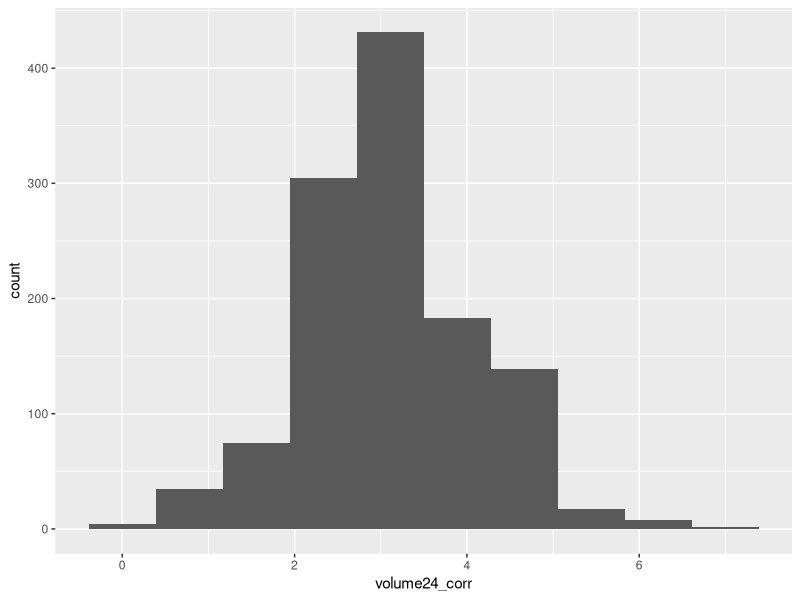
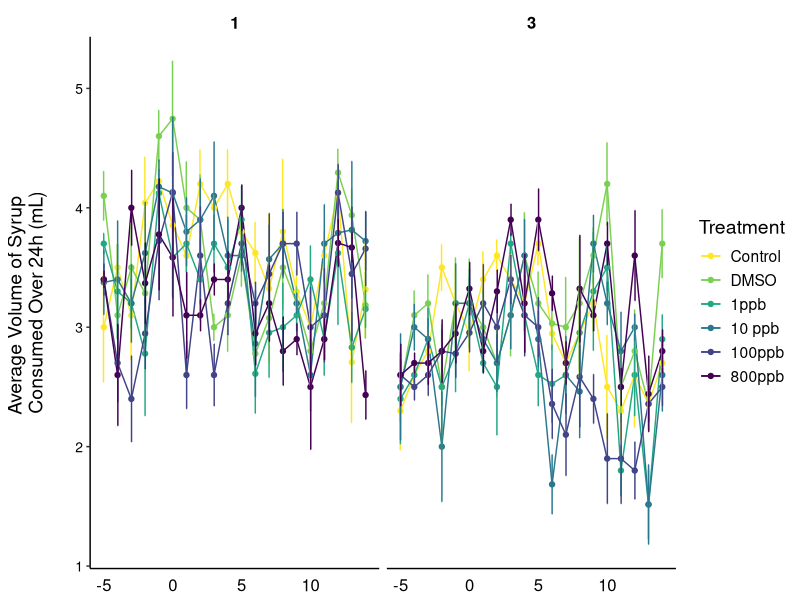
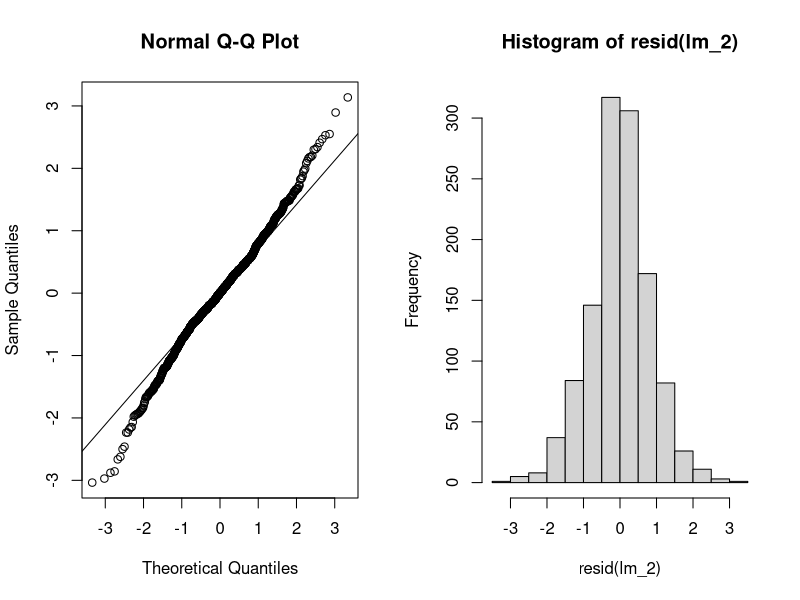
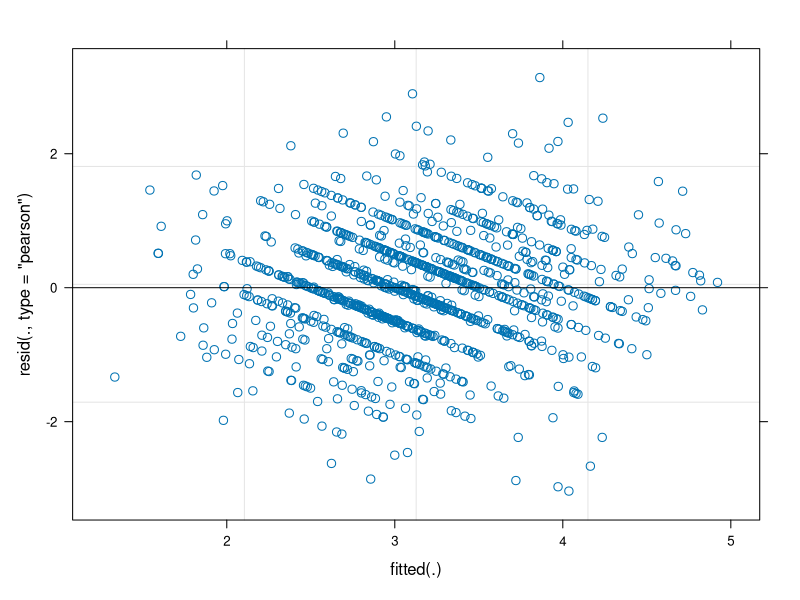
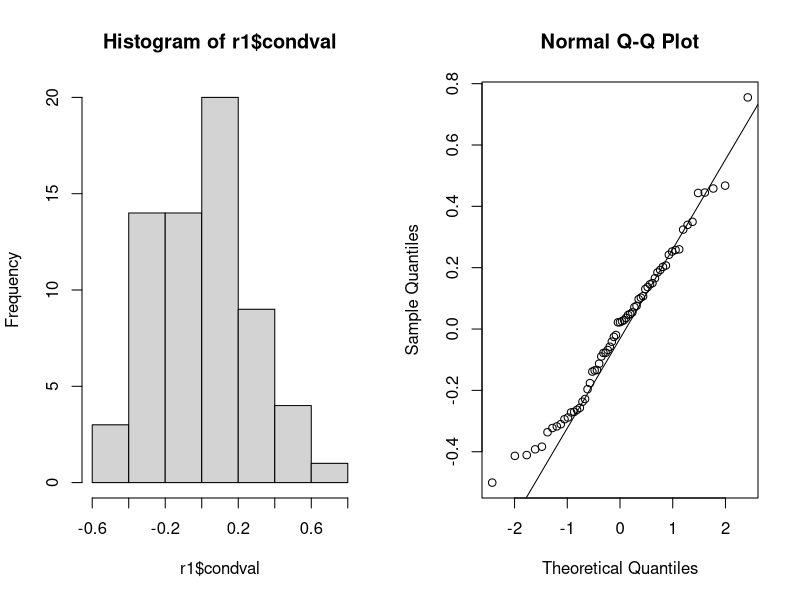
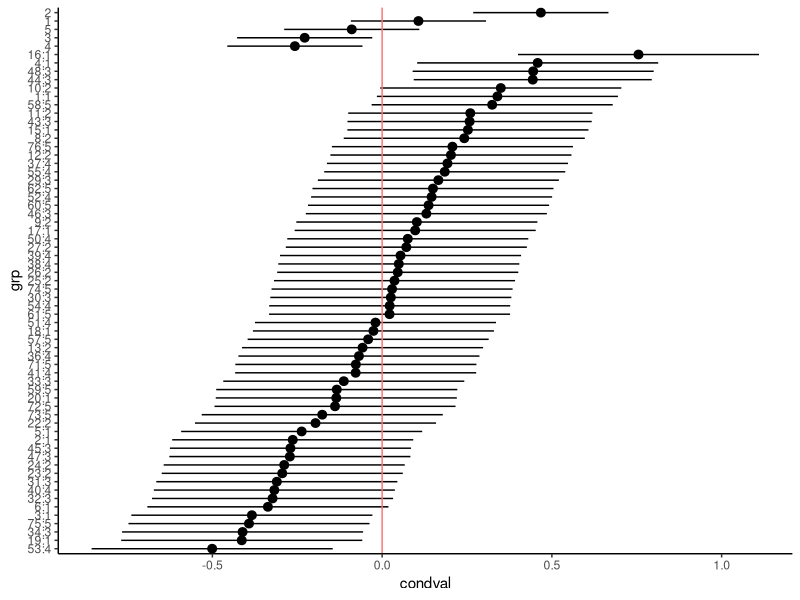
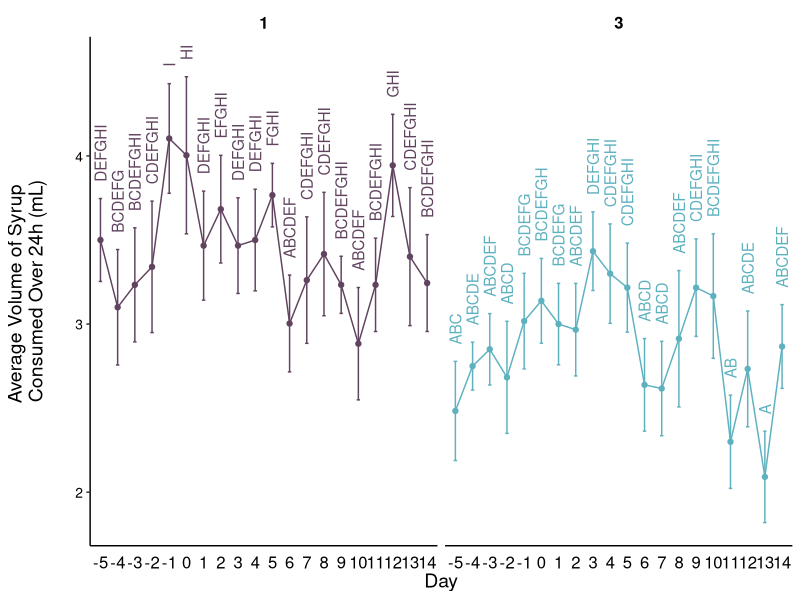
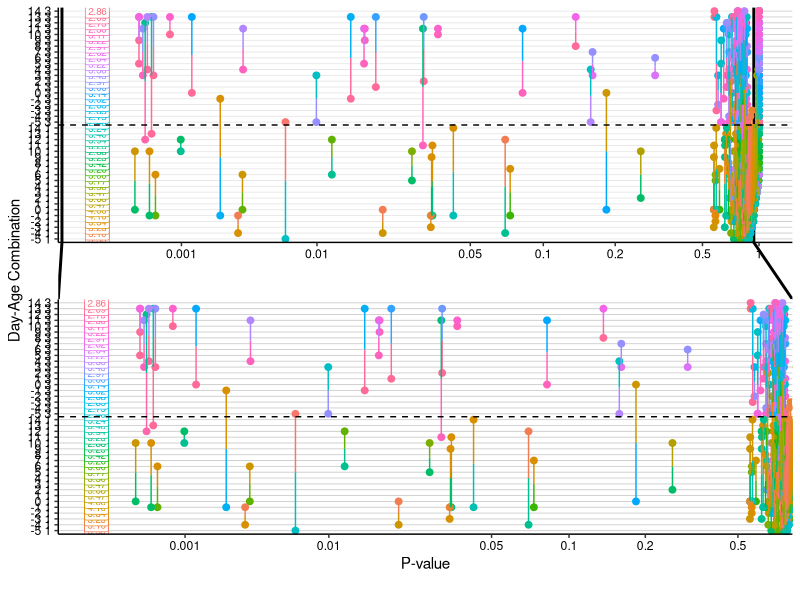

These figures' R source, in order:
## ---- chunk 1
library(tidyverse)
library(ggforce)
library(lme4)
library(lmerTest)
## ---- chunk 2
syrup_vol_data <- read.csv("data-raw/volume24_corr.csv")

str(syrup_vol_data)
## ---- chunk 3
syrup_vol_data$mc_id <- as.factor(syrup_vol_data$mc_id)
syrup_vol_data$sc_id <- as.factor(syrup_vol_data$sc_id)
syrup_vol_data$age <- as.factor(syrup_vol_data$age)
syrup_vol_data$exposure <- as.factor(syrup_vol_data$exposure)
syrup_vol_data$treatment <- as.factor(syrup_vol_data$treatment)
## ---- chunk 4
syrup_vol_data$treatment <- factor(syrup_vol_data$treatment, levels = c("Control", "DMSO", "1ppb", "10 ppb", "100ppb", "800ppb", "Sacrifice"))
syrup_vol_data$exposure <- factor(syrup_vol_data$exposure, levels = c("pre", "during", "post"))
## ---- chunk 5
syrup_vol_data_fil <-
  syrup_vol_data %>% 
  filter(!is.na(volume24_corr)) %>% 
  filter(!(day=="-6")) %>% 
  filter(!(treatment=="Sacrifice")) %>% 
  filter(!(age=="7")) %>% 
  filter(!(age=="9"))

syrup_vol_data_fil$day_fac <- as.factor(syrup_vol_data_fil$day)

str(syrup_vol_data_fil)
## ---- chunk 6
syrup_vol_data_fil %>% 
  ggplot((aes(volume24_corr))) +
           geom_histogram(bins = 10)
## ---- chunk 7
syrup_vol_data_fil %>% 
  group_by(treatment, day, age) %>% 
  summarise(mean = mean(volume24_corr), se = (sd(volume24_corr)/sqrt(10))) %>% 
  ggplot(aes(day, mean, color=treatment)) +
  geom_line()+
  geom_point()+
  geom_errorbar(aes(ymin=mean-se, ymax=mean+se), width=.2,
                 position=position_dodge(0.05))+
  theme_classic() +
  theme(
    text = element_text(size = 14), 
    axis.title.x=element_blank(),
    axis.text.x = element_text(vjust=0.3, size = 12, color="black"), 
    axis.ticks.x=element_blank(),
    axis.title.y = element_text(margin = margin(t = 0, r = 20, b = 0, l = 0)),
    axis.text.y = element_text(color="black", size = 10),
    strip.placement = "outside", 
    strip.text.x = element_text( #text in facet labels
      size = 12, color = "black", face = "bold"),
    strip.background = element_rect(#background of facet labels
      color="white", fill="#ffffff", size=1.5),
    panel.spacing.y = unit(2, "lines"),
    legend.position = "right")+
  
    scale_color_viridis_d(name = "Treatment", direction = -1)+
    scale_y_continuous(name ="Average Volume of Syrup \nConsumed Over 24h (mL)")+
  facet_wrap(~age)
## ---- chunk 8
lm_1 <- lmer(volume24_corr ~ treatment*day_fac*age + (1|sc_id/mc_id), data=syrup_vol_data_fil)
## ---- chunk 9
summary(lm_1)
## ---- chunk 10
anova(lm_1) #note: this is lmerTest anova which, in this case, is a type III anova for fixed-effects terms with the Satterthwaite method for denominator degrees of freedom

ranova(lm_1)
## ---- chunk 11
lm_2 <- lmer(volume24_corr ~ day_fac + age + day_fac:age + (1|sc_id/mc_id), data=syrup_vol_data_fil)
## ---- chunk 12
summary(lm_2)
anova(lm_2)
ranova(lm_2)
## ---- chunk 13
par(mfrow = c(1, 2)) # multiple graphs in a window
qqnorm(residuals(lm_2)) 
qqline(residuals(lm_2))
hist(resid(lm_2)) 
## ---- chunk 14
shapiro.test(residuals(lm_2))
## ---- chunk 15
plot(lm_2)
## ---- chunk 16
r1 <- as.data.frame(ranef(lm_2, condVar = TRUE))
par(mfrow = c(1, 2))
hist(r1$condval)
qqnorm(r1$condval)
qqline(r1$condval)

str(r1)
## ---- chunk 17
r1 <- r1[order(r1$condval), ] # sorting the BLUPs
ggplot(r1, aes(y = grp, x = condval)) +
  geom_point() +
  geom_pointrange(
    aes(xmin = condval - condsd * 1.96, xmax = condval + condsd * 1.96)
  ) +
  geom_vline(aes(xintercept = 0, color = "red")) +
  theme_classic() +
  theme(legend.position = "none")
## ---- chunk 18
library(emmeans)
library(multcompView)
## ---- chunk 19
lm_2_posthoc_means <- emmeans(lm_2, specs = ~day_fac:age)
lm_2_posthoc_means
## ---- chunk 20
#Define what each day/age combination is in the vector

DN51 = c(1, 0, 0, 0, 0, 0, 0, 0, 0, 0, 0, 0, 0, 0, 0, 0, 0, 0, 0, 0, 0,0, 0, 0, 0, 0, 0, 0, 0, 0, 0,0, 0, 0, 0, 0, 0, 0, 0, 0)

DN41 = c(0, 1, 0, 0, 0, 0, 0, 0, 0, 0, 0, 0, 0, 0, 0, 0, 0, 0, 0, 0, 0,0, 0, 0, 0, 0, 0, 0, 0, 0, 0,0, 0, 0, 0, 0, 0, 0, 0, 0)

DN31 = c(0, 0, 1, 0, 0, 0, 0, 0, 0, 0, 0, 0, 0, 0, 0, 0, 0, 0, 0, 0, 0,0, 0, 0, 0, 0, 0, 0, 0, 0, 0,0, 0, 0, 0, 0, 0, 0, 0, 0)

DN21 = c(0, 0, 0, 1, 0, 0, 0, 0, 0, 0, 0, 0, 0, 0, 0, 0, 0, 0, 0, 0, 0,0, 0, 0, 0, 0, 0, 0, 0, 0, 0,0, 0, 0, 0, 0, 0, 0, 0, 0)

DN11 = c(0, 0, 0, 0, 1, 0, 0, 0, 0, 0, 0, 0, 0, 0, 0, 0, 0, 0, 0, 0, 0,0, 0, 0, 0, 0, 0, 0, 0, 0, 0,0, 0, 0, 0, 0, 0, 0, 0, 0)

D01 = c(0, 0, 0, 0, 0, 1, 0, 0, 0, 0, 0, 0, 0, 0, 0, 0, 0, 0, 0, 0, 0,0, 0, 0, 0, 0, 0, 0, 0, 0, 0,0, 0, 0, 0, 0, 0, 0, 0, 0)

D11 = c(0, 0, 0, 0, 0, 0, 1, 0, 0, 0, 0, 0, 0, 0, 0, 0, 0, 0, 0, 0, 0,0, 0, 0, 0, 0, 0, 0, 0, 0, 0,0, 0, 0, 0, 0, 0, 0, 0, 0)

D21 = c(0, 0, 0, 0, 0, 0, 0, 1, 0, 0, 0, 0, 0, 0, 0, 0, 0, 0, 0, 0, 0,0, 0, 0, 0, 0, 0, 0, 0, 0, 0,0, 0, 0, 0, 0, 0, 0, 0, 0)

D31 = c(0, 0, 0, 0, 0, 0, 0, 0, 1, 0, 0, 0, 0, 0, 0, 0, 0, 0, 0, 0, 0,0, 0, 0, 0, 0, 0, 0, 0, 0, 0,0, 0, 0, 0, 0, 0, 0, 0, 0)

D41 = c(0, 0, 0, 0, 0, 0, 0, 0, 0, 1, 0, 0, 0, 0, 0, 0, 0, 0, 0, 0, 0,0, 0, 0, 0, 0, 0, 0, 0, 0, 0,0, 0, 0, 0, 0, 0, 0, 0, 0)

D51 = c(0, 0, 0, 0, 0, 0, 0, 0, 0, 0, 1, 0, 0, 0, 0, 0, 0, 0, 0, 0, 0,0, 0, 0, 0, 0, 0, 0, 0, 0, 0,0, 0, 0, 0, 0, 0, 0, 0, 0)

D61 = c(0, 0, 0, 0, 0, 0, 0, 0, 0, 0, 0, 1, 0, 0, 0, 0, 0, 0, 0, 0, 0,0, 0, 0, 0, 0, 0, 0, 0, 0, 0,0, 0, 0, 0, 0, 0, 0, 0, 0)

D71 = c(0, 0, 0, 0, 0, 0, 0, 0, 0, 0, 0, 0, 1, 0, 0, 0, 0, 0, 0, 0, 0,0, 0, 0, 0, 0, 0, 0, 0, 0, 0,0, 0, 0, 0, 0, 0, 0, 0, 0)

D81 = c(0, 0, 0, 0, 0, 0, 0, 0, 0, 0, 0, 0, 0, 1, 0, 0, 0, 0, 0, 0, 0,0, 0, 0, 0, 0, 0, 0, 0, 0, 0,0, 0, 0, 0, 0, 0, 0, 0, 0)

D91 = c(0, 0, 0, 0, 0, 0, 0, 0, 0, 0, 0, 0, 0, 0, 1, 0, 0, 0, 0, 0, 0,0, 0, 0, 0, 0, 0, 0, 0, 0, 0,0, 0, 0, 0, 0, 0, 0, 0, 0)

D101 = c(0, 0, 0, 0, 0, 0, 0, 0, 0, 0, 0, 0, 0, 0, 0, 1, 0, 0, 0, 0, 0,0, 0, 0, 0, 0, 0, 0, 0, 0, 0,0, 0, 0, 0, 0, 0, 0, 0, 0)

D111 = c(0, 0, 0, 0, 0, 0, 0, 0, 0, 0, 0, 0, 0, 0, 0, 0, 1, 0, 0, 0, 0,0, 0, 0, 0, 0, 0, 0, 0, 0, 0,0, 0, 0, 0, 0, 0, 0, 0, 0)

D121 = c(0, 0, 0, 0, 0, 0, 0, 0, 0, 0, 0, 0, 0, 0, 0, 0, 0, 1, 0, 0, 0,0, 0, 0, 0, 0, 0, 0, 0, 0, 0,0, 0, 0, 0, 0, 0, 0, 0, 0)

D131 = c(0, 0, 0, 0, 0, 0, 0, 0, 0, 0, 0, 0, 0, 0, 0, 0, 0, 0, 1, 0, 0,0, 0, 0, 0, 0, 0, 0, 0, 0, 0,0, 0, 0, 0, 0, 0, 0, 0, 0)

D141 = c(0, 0, 0, 0, 0, 0, 0, 0, 0, 0, 0, 0, 0, 0, 0, 0, 0, 0, 0, 1, 0,0, 0, 0, 0, 0, 0, 0, 0, 0, 0,0, 0, 0, 0, 0, 0, 0, 0, 0)


DN53 = c(0, 0, 0, 0, 0, 0, 0, 0, 0, 0, 0, 0, 0, 0, 0, 0, 0, 0, 0, 0, 1, 0, 0, 0, 0, 0, 0, 0, 0, 0, 0,0, 0, 0, 0, 0, 0, 0, 0, 0)

DN43 = c(0, 0, 0, 0, 0, 0, 0, 0, 0, 0, 0, 0, 0, 0, 0, 0, 0, 0, 0, 0, 0, 1, 0, 0, 0, 0, 0, 0, 0, 0, 0,0, 0, 0, 0, 0, 0, 0, 0, 0)

DN33 = c(0, 0, 0, 0, 0, 0, 0, 0, 0, 0, 0, 0, 0, 0, 0, 0, 0, 0, 0, 0, 0, 0, 1, 0, 0, 0, 0, 0, 0, 0, 0,0, 0, 0, 0, 0, 0, 0, 0, 0)

DN23 = c(0, 0, 0, 0, 0, 0, 0, 0, 0, 0, 0, 0, 0, 0, 0, 0, 0, 0, 0, 0, 0, 0, 0, 1, 0, 0, 0, 0, 0, 0, 0,0, 0, 0, 0, 0, 0, 0, 0, 0)

DN13 = c(0, 0, 0, 0, 0, 0, 0, 0, 0, 0, 0, 0, 0, 0, 0, 0, 0, 0, 0, 0, 0, 0, 0, 0, 1, 0, 0, 0, 0, 0, 0,0, 0, 0, 0, 0, 0, 0, 0, 0)

D03 = c(0, 0, 0, 0, 0, 0, 0, 0, 0, 0, 0, 0, 0, 0, 0, 0, 0, 0, 0, 0, 0, 0, 0, 0, 0, 1, 0, 0, 0, 0, 0,0, 0, 0, 0, 0, 0, 0, 0, 0)

D13 = c(0, 0, 0, 0, 0, 0, 0, 0, 0, 0, 0, 0, 0, 0, 0, 0, 0, 0, 0, 0, 0, 0, 0, 0, 0, 0, 1, 0, 0, 0, 0,0, 0, 0, 0, 0, 0, 0, 0, 0)

D23 = c(0, 0, 0, 0, 0, 0, 0, 0, 0, 0, 0, 0, 0, 0, 0, 0, 0, 0, 0, 0, 0, 0, 0, 0, 0, 0, 0, 1, 0, 0, 0,0, 0, 0, 0, 0, 0, 0, 0, 0)

D33 = c(0, 0, 0, 0, 0, 0, 0, 0, 0, 0, 0, 0, 0, 0, 0, 0, 0, 0, 0, 0, 0, 0, 0, 0, 0, 0, 0, 0, 1, 0, 0,0, 0, 0, 0, 0, 0, 0, 0, 0)

D43 = c(0, 0, 0, 0, 0, 0, 0, 0, 0, 0, 0, 0, 0, 0, 0, 0, 0, 0, 0, 0, 0, 0, 0, 0, 0, 0, 0, 0, 0, 1, 0,0, 0, 0, 0, 0, 0, 0, 0, 0)

D53 = c(0, 0, 0, 0, 0, 0, 0, 0, 0, 0, 0, 0, 0, 0, 0, 0, 0, 0, 0, 0, 0, 0, 0, 0, 0, 0, 0, 0, 0, 0, 1, 0, 0, 0, 0, 0, 0, 0, 0, 0)

D63 = c(0, 0, 0, 0, 0, 0, 0, 0, 0, 0, 0, 0, 0, 0, 0, 0, 0, 0, 0, 0, 0, 0, 0, 0, 0, 0, 0, 0, 0, 0, 0, 1, 0, 0, 0, 0, 0, 0, 0, 0)

D73 = c(0, 0, 0, 0, 0, 0, 0, 0, 0, 0, 0, 0, 0, 0, 0, 0, 0, 0, 0, 0, 0, 0, 0, 0, 0, 0, 0, 0, 0, 0, 0, 0, 1, 0, 0, 0, 0, 0, 0, 0)

D83 = c(0, 0, 0, 0, 0, 0, 0, 0, 0, 0, 0, 0, 0, 0, 0, 0, 0, 0, 0, 0, 0, 0, 0, 0, 0, 0, 0, 0, 0, 0, 0, 0, 0, 1, 0, 0, 0, 0, 0, 0)

D93 = c(0, 0, 0, 0, 0, 0, 0, 0, 0, 0, 0, 0, 0, 0, 0, 0, 0, 0, 0, 0, 0, 0, 0, 0, 0, 0, 0, 0, 0, 0, 0, 0, 0, 0, 1, 0, 0, 0, 0, 0)

D103 = c(0, 0, 0, 0, 0, 0, 0, 0, 0, 0, 0, 0, 0, 0, 0, 0, 0, 0, 0, 0, 0, 0, 0, 0, 0, 0, 0, 0, 0, 0, 0, 0, 0, 0, 0, 1, 0, 0, 0, 0)

D113 = c(0, 0, 0, 0, 0, 0, 0, 0, 0, 0, 0, 0, 0, 0, 0, 0, 0, 0, 0, 0, 0, 0, 0, 0, 0, 0, 0, 0, 0, 0, 0, 0, 0, 0, 0, 0, 1, 0, 0, 0)

D123 = c(0, 0, 0, 0, 0, 0, 0, 0, 0, 0, 0, 0, 0, 0, 0, 0, 0, 0, 0, 0, 0, 0, 0, 0, 0, 0, 0, 0, 0, 0, 0, 0, 0, 0, 0, 0, 0, 1, 0, 0)

D133 = c(0, 0, 0, 0, 0, 0, 0, 0, 0, 0, 0, 0, 0, 0, 0, 0, 0, 0, 0, 0, 0, 0, 0, 0, 0, 0, 0, 0, 0, 0, 0, 0, 0, 0, 0, 0, 0, 0, 1, 0)

D143 = c(0, 0, 0, 0, 0, 0, 0, 0, 0, 0, 0, 0, 0, 0, 0, 0, 0, 0, 0, 0, 0, 0, 0, 0, 0, 0, 0, 0, 0, 0, 0, 0, 0, 0, 0, 0, 0, 0, 0, 1)
## ---- chunk 21

pwpp_comparisons <- 
    list("-5 1 to -4 1"= DN51-DN41,
         "-5 1 to -3 1" = DN51-DN31,
         "-5 1 to -2 1" = DN51-DN21,
         "-5 1 to -1 1" = DN51-DN11,
         "-5 1 to 0 1" = DN51-D01,
         "-5 1 to 1 1" = DN51-D11,
         "-5 1 to 2 1" = DN51-D21,
         "-5 1 to 3 1" = DN51-D31,
         "-5 1 to 4 1" = DN51-D41,
         "-5 1 to 5 1" = DN51-D51,
         "-5 1 to 6 1" = DN51-D61,
         "-5 1 to 7 1" = DN51-D71,
         "-5 1 to 8 1" = DN51-D81,
         "-5 1 to 9 1" = DN51-D91,
         "-5 1 to 10 1" = DN51-D101,
         "-5 1 to 11 1" = DN51-D111,
         "-5 1 to 12 1" = DN51-D121,
         "-5 1 to 13 1" = DN51-D131,
         "-5 1 to 14 1" = DN51-D141,
         "-5 1 to -5 3" = DN51-DN53,
         "-4 1 to -3 1" = DN41-DN31,
         "-4 1 to -2 1" = DN41-DN21,
         "-4 1 to -1 1" = DN41-DN11,
         "-4 1 to 0 1" = DN41-D01,
         "-4 1 to 1 1" = DN41-D11,
         "-4 1 to 2 1" = DN41-D21,
         "-4 1 to 3 1" = DN41-D31,
         "-4 1 to 4 1" = DN41-D41,
         "-4 1 to 5 1" = DN41-D51,
         "-4 1 to 6 1" = DN41-D61,
         "-4 1 to 7 1" = DN41-D71,
         "-4 1 to 8 1" = DN41-D81,
         "-4 1 to 9 1" = DN41-D91,
         "-4 1 to 10 1" = DN41-D101,
         "-4 1 to 11 1" = DN41-D111,
         "-4 1 to 12 1" = DN41-D121,
         "-4 1 to 13 1" = DN41-D131,
         "-4 1 to 14 1" = DN41-D141,
         "-4 1 to -4 3" = DN41-DN43,
         "-3 1 to -2 1" = DN31-DN21,
         "-3 1 to -1 1" = DN31-DN11,
         "-3 1 to 0 1" = DN31-D01,
         "-3 1 to 1 1" = DN31-D11,
         "-3 1 to 2 1" = DN31-D21,
         "-3 1 to 3 1" = DN31-D31,
         "-3 1 to 4 1" = DN31-D41,
         "-3 1 to 5 1" = DN31-D51,
         "-3 1 to 6 1" = DN31-D61,
         "-3 1 to 7 1" = DN31-D71,
         "-3 1 to 8 1" = DN31-D81,
         "-3 1 to 9 1" = DN31-D91,
         "-3 1 to 10 1" = DN31-D101,
         "-3 1 to 11 1" = DN31-D111,
         "-3 1 to 12 1" = DN31-D121,
         "-3 1 to 13 1" = DN31-D131,
         "-3 1 to 14 1" = DN31-D141,
         "-3 1 to -3 3" = DN31-DN33,
         "-2 1 to -1 1" = DN21-DN11,
         "-2 1 to 0 1" = DN21-D01,
         "-2 1 to 1 1" = DN21-D11,
         "-2 1 to 2 1" = DN21-D21,
         "-2 1 to 3 1" = DN21-D31,
         "-2 1 to 4 1" = DN21-D41,
         "-2 1 to 5 1" = DN21-D51,
         "-2 1 to 6 1" = DN21-D61,
         "-2 1 to 7 1" = DN21-D71,
         "-2 1 to 8 1" = DN21-D81,
         "-2 1 to 9 1" = DN21-D91,
         "-2 1 to 10 1" = DN21-D101,
         "-2 1 to 11 1" = DN21-D111,
         "-2 1 to 12 1" = DN21-D121,
         "-2 1 to 13 1" = DN21-D131,
         "-2 1 to 14 1" = DN21-D141,
         "-2 1 to -2 3" = DN21-DN23,
         "-1 1 to 0 1" = DN11-D01,
         "-1 1 to 0 1" = DN11-D11,
         "-1 1 to 2 1" = DN11-D21,
         "-1 1 to 3 1" = DN11-D31,
         "-1 1 to 4 1" = DN11-D41,
         "-1 1 to 5 1" = DN11-D51,
         "-1 1 to 6 1" = DN11-D61,
         "-1 1 to 7 1" = DN11-D71,
         "-1 1 to 8 1" = DN11-D81,
         "-1 1 to 9 1" = DN11-D91,
         "-1 1 to 10 1" = DN11-D101,
         "-1 1 to 11 1" = DN11-D111,
         "-1 1 to 12 1" = DN11-D121,
         "-1 1 to 13 1" = DN11-D131,
         "-1 1 to 14 1" = DN11-D141,
         "-1 1 to -1 3" = DN11-DN13,
        "0 1 to 1 1" = D01-D11,
        "0 1 to 2 1" = D01-D21,
        "0 1 to 3 1" = D01-D31,
        "0 1 to 4 1" = D01-D41,
        "0 1 to 5 1" = D01-D51,
        "0 1 to 6 1" = D01-D61,
        "0 1 to 7 1" = D01-D71,
        "0 1 to 8 1" = D01-D81,
        "0 1 to 9 1" = D01-D91,
        "0 1 to 10 1" = D01-D101,
        "0 1 to 11 1" = D01-D111,
        "0 1 to 12 1" = D01-D121,
        "0 1 to 13 1" = D01-D131,
        "0 1 to 14 1" = D01-D141,
        "0 1 to 0 3" = D01-D03,
        "1 1 to 2 1" = D11-D21,
        "1 1 to 3 1" = D11-D31,
        "1 1 to 4 1" = D11-D41,
        "1 1 to 5 1" = D11-D51,
        "1 1 to 6 1" = D11-D61,
        "1 1 to 7 1" = D11-D71,
        "1 1 to 8 1" = D11-D81,
        "1 1 to 9 1" = D11-D91,
        "1 1 to 10 1" = D11-D101,
        "1 1 to 11 1" = D11-D111,
        "1 1 to 12 1" = D11-D121,
        "1 1 to 13 1" = D11-D131,
        "1 1 to 14 1" = D11-D141,
        "1 1 to 1 3" = D11-D13,
        "2 1 to  3 1" = D21-D31,
        "2 1 to  4 1" = D21-D41,
        "2 1 to  5 1" = D21-D51,
        "2 1 to  6 1" = D21-D61,
        "2 1 to  7 1" = D21-D71,
        "2 1 to  8 1" = D21-D81,
        "2 1 to  9 1" = D21-D91,
        "2 1 to  10 1" = D21-D101,
        "2 1 to  11 1" = D21-D111,
        "2 1 to  12 1" = D21-D121,
        "2 1 to  13 1" = D21-D131,
        "2 1 to  14 1" = D21-D141,
        "2 1 to 2 3" = D21-D23,
        "3 1 to  4 1" = D31-D41,
        "3 1 to  5 1" = D31-D51,
        "3 1 to  6 1" = D31-D61,
        "3 1 to  7 1" = D31-D71,
        "3 1 to  8 1" = D31-D81,
        "3 1 to  9 1" = D31-D91,
        "3 1 to  10 1" = D31-D101,
        "3 1 to  11 1" = D31-D111,
        "3 1 to  12 1" = D31-D121,
        "3 1 to  13 1" = D31-D131,
        "3 1 to  14 1" = D31-D141,
        "3 1 to 3 3" = D31-D33,
        "4 1 to  5 1" = D41-D51,
        "4 1 to  6 1" = D41-D61,
        "4 1 to  7 1" = D41-D71,
        "4 1 to  8 1" = D41-D81,
        "4 1 to  9 1" = D41-D91,
        "4 1 to  10 1" = D41-D101,
        "4 1 to  11 1" = D41-D111,
        "4 1 to  12 1" = D41-D121,
        "4 1 to  13 1" = D41-D131,
        "4 1 to  14 1" = D41-D141,
        "4 1 to 4 3" = D41-D43,
        "5 1 to  6 1" = D51-D61,
        "5 1 to  7 1" = D51-D71,
        "5 1 to  8 1" = D51-D81,
        "5 1 to  9 1" = D51-D91,
        "5 1 to  10 1" = D51-D101,
        "5 1 to  11 1" = D51-D111,
        "5 1 to  12 1" = D51-D121,
        "5 1 to  13 1" = D51-D131,
        "5 1 to  14 1" = D51-D141,
        "5 1 to 5 3"= D51-D53,
        "6 1 to  7 1" = D61-D71,
        "6 1 to  8 1" = D61-D81,
        "6 1 to  9 1" = D61-D91,
        "6 1 to  10 1" = D61-D101,
        "6 1 to  11 1" = D61-D111,
        "6 1 to  12 1" = D61-D121,
        "6 1 to  13 1" = D61-D131,
        "6 1 to  14 1" = D61-D141,
        "6 1 to 6 3" = D61-D63,
        "7 1 to  8 1" = D71-D81,
        "7 1 to  9 1" = D71-D91,
        "7 1 to  10 1" = D71-D101,
        "7 1 to  11 1" = D71-D111,
        "7 1 to  12 1" = D71-D121,
        "7 1 to  13 1" = D71-D131,
        "7 1 to  14 1" = D71-D141,
        "7 1 to 7 3" = D71-D73,
        "8 1 to 9 1" = D81-D91,
        "8 1 to 10 1" = D81-D101,
        "8 1 to 11 1" = D81-D111,
        "8 1 to 12 1" = D81-D121,
        "8 1 to 13 1" = D81-D131,
        "8 1 to 14 1" = D81-D141,
        "8 1 to 8 3" = D81-D83,
        "9 1 to  10 1" = D91-D101,
        "9 1 to  11 1" = D91-D111,
        "9 1 to  12 1" = D91-D121,
        "9 1 to  13 1" = D91-D131,
        "9 1 to  14 1" = D91-D141,
        "9 1 to 9 3" = D91-D93,
        "10 1 to  11 1" = D101-D111,
        "10 1 to  12 1" = D101-D121,
        "10 1 to  13 1" = D101-D131,
        "10 1 to  14 1" = D101-D141,
        "10 1 to 10 3" = D101-D103,
        "11 1 to  12 1" = D111-D121,
        "11 1 to  13 1" = D111-D131,
        "11 1 to  14 1" = D111-D141,
        "11 1 to 11 3" = D111-D113,
        "12 1 to  13 1" = D121-D131,
        "12 1 to  14 1" = D121-D141,
        "12 1 to 12 3" = D121-D123,
        "13 1 to 14 1" = D131-D141,
        "13 1 to 13 3" = D131-D133,
        "14 1 to 14 3" = D141-D143,
        "-5 3 to  -4 3" = DN53-DN43,
        "-5 3 to  -3 3" = DN53-DN33,
        "-5 3 to  -2 3" = DN53-DN23,
        "-5 3 to  -1 3" = DN53-DN13,
        "-5 3 to  0 3" = DN53-D03,
        "-5 3 to  1 3" = DN53-D13,
        "-5 3 to  2 3" = DN53-D23,
        "-5 3 to  3 3" = DN53-D33,
        "-5 3 to  4 3" = DN53-D43,
        "-5 3 to  5 3" = DN53-D53,
        "-5 3 to  6 3" = DN53-D63,
        "-5 3 to  7 3" = DN53-D73,
        "-5 3 to  8 3" = DN53-D83,
        "-5 3 to  9 3" = DN53-D93,
        "-5 3 to  10 3" = DN53-D103,
        "-5 3 to  11 3" = DN53-D113,
        "-5 3 to  12 3" = DN53-D123,
        "-5 3 to  13 3" = DN53-D133,
        "-5 3 to  14 3" = DN53-D143,
        "-4 3 to  -3 3" = DN43-DN33,
        "-4 3 to  -2 3" = DN43-DN23,
        "-4 3 to  -1 3" = DN43-DN13,
        "-4 3 to  0 3" = DN43-D03,
        "-4 3 to  1 3" = DN43-D13,
        "-4 3 to  2 3" = DN43-D23,
        "-4 3 to  3 3" = DN43-D33,
        "-4 3 to  4 3" = DN43-D43,
        "-4 3 to  5 3" = DN43-D53,
        "-4 3 to  6 3" = DN43-D63,
        "-4 3 to  7 3" = DN43-D73,
        "-4 3 to  8 3" = DN43-D83,
        "-4 3 to  9 3" = DN43-D93,
        "-4 3 to  10 3" = DN43-D103,
        "-4 3 to  11 3" = DN43-D113,
        "-4 3 to  12 3" = DN43-D123,
        "-4 3 to  13 3" = DN43-D133,
        "-4 3 to  14 3" = DN43-D143,
        "-3 3 to  -2 3" = DN33-DN23,
        "-3 3 to  -1 3" = DN33-DN13,
        "-3 3 to  0 3" = DN33-D03,
        "-3 3 to  1 3" = DN33-D13,
        "-3 3 to  2 3" = DN33-D23,
        "-3 3 to  3 3" = DN33-D33,
        "-3 3 to  4 3" = DN33-D43,
        "-3 3 to  5 3" = DN33-D53,
        "-3 3 to  6 3" = DN33-D63,
        "-3 3 to  7 3" = DN33-D73,
        "-3 3 to  8 3" = DN33-D83,
        "-3 3 to  9 3" = DN33-D93,
        "-3 3 to  10 3" = DN33-D103,
        "-3 3 to  11 3" = DN33-D113,
        "-3 3 to  12 3" = DN33-D123,
        "-3 3 to  13 3" = DN33-D133,
        "-3 3 to  14 3" = DN33-D143,
        "-2 3 to  -1 3" = DN23-DN13,
        "-2 3 to  0 3" = DN23-D03,
        "-2 3 to  1 3" = DN23-D13,
        "-2 3 to  2 3" = DN23-D23,
        "-2 3 to  3 3" = DN23-D33,
        "-2 3 to  4 3" = DN23-D43,
        "-2 3 to  5 3" = DN23-D53,
        "-2 3 to  6 3" = DN23-D63,
        "-2 3 to  7 3" = DN23-D73,
        "-2 3 to  8 3" = DN23-D83,
        "-2 3 to  9 3" = DN23-D93,
        "-2 3 to  10 3" = DN23-D103,
        "-2 3 to  11 3" = DN23-D113,
        "-2 3 to  12 3" = DN23-D123,
        "-2 3 to  13 3" = DN23-D133,
        "-2 3 to  14 3" = DN23-D143,
        "-1 3 to  0 3" = DN13-D03,
        "-1 3 to  1 3" = DN13-D13,
        "-1 3 to  2 3" = DN13-D23,
        "-1 3 to  3 3" = DN13-D33,
        "-1 3 to  4 3" = DN13-D43,
        "-1 3 to  5 3" = DN13-D53,
        "-1 3 to  6 3" = DN13-D63,
        "-1 3 to  7 3" = DN13-D73,
        "-1 3 to  8 3" = DN13-D83,
        "-1 3 to  9 3" = DN13-D93,
        "-1 3 to  10 3" = DN13-D103,
        "-1 3 to  11 3" = DN13-D113,
        "-1 3 to  12 3" = DN13-D123,
        "-1 3 to  13 3" = DN13-D133,
        "-1 3 to  14 3" = DN13-D143,
        "0 3 to  1 3" = D03-D13,
        "0 3 to  2 3" = D03-D23,
        "0 3 to  3 3" = D03-D33,
        "0 3 to  4 3" = D03-D43,
        "0 3 to  5 3" = D03-D53,
        "0 3 to  6 3" = D03-D63,
        "0 3 to  7 3" = D03-D73,
        "0 3 to  8 3" = D03-D83,
        "0 3 to  9 3" = D03-D93,
        "0 3 to  10 3" = D03-D103,
        "0 3 to  11 3" = D03-D113,
        "0 3 to  12 3" = D03-D123,
        "0 3 to  13 3" = D03-D133,
        "0 3 to  14 3" = D03-D143,
        "1 3 to  2 3" = D13-D23,
        "1 3 to  3 3" = D13-D33,
        "1 3 to  4 3" = D13-D43,
        "1 3 to  5 3" = D13-D53,
        "1 3 to  6 3" = D13-D63,
        "1 3 to  7 3" = D13-D73,
        "1 3 to  8 3" = D13-D83,
        "1 3 to  9 3" = D13-D93,
        "1 3 to  10 3" = D13-D103,
        "1 3 to  11 3" = D13-D113,
        "1 3 to  12 3" = D13-D123,
        "1 3 to  13 3" = D13-D133,
        "1 3 to  14 3" = D13-D143,
        "2 3 to  3 3" = D23-D33,
        "2 3 to  4 3" = D23-D43,
        "2 3 to  5 3" = D23-D53,
        "2 3 to  6 3" = D23-D63,
        "2 3 to  7 3" = D23-D73,
        "2 3 to  8 3" = D23-D83,
        "2 3 to  9 3" = D23-D93,
        "2 3 to  10 3" = D23-D103,
        "2 3 to  11 3" = D23-D113,
        "2 3 to  12 3" = D23-D123,
        "2 3 to  13 3" = D23-D133,
        "2 3 to  14 3" = D23-D143,
        "3 3 to  4 3" = D33-D43,
        "3 3 to  5 3" = D33-D53,
        "3 3 to  6 3" = D33-D63,
        "3 3 to  7 3" = D33-D73,
        "3 3 to  8 3" = D33-D83,
        "3 3 to  9 3" = D33-D93,
        "3 3 to  10 3" = D33-D103,
        "3 3 to  11 3" = D33-D113,
        "3 3 to  12 3" = D33-D123,
        "3 3 to  13 3" = D33-D133,
        "3 3 to  14 3" = D33-D143,
        "4 3 to  5 3" = D43-D53,
        "4 3 to  6 3" = D43-D63,
        "4 3 to  7 3" = D43-D73,
        "4 3 to  8 3" = D43-D83,
        "4 3 to  9 3" = D43-D93,
        "4 3 to  10 3" = D43-D103,
        "4 3 to  11 3" = D43-D113,
        "4 3 to  12 3" = D43-D123,
        "4 3 to  13 3" = D43-D133,
        "4 3 to  14 3" = D43-D143,
        "5 3 to  6 3" = D53-D63,
        "5 3 to  7 3" = D53-D73,
        "5 3 to  8 3" = D53-D83,
        "5 3 to  9 3" = D53-D93,
        "5 3 to  10 3" = D53-D103,
        "5 3 to  11 3" = D53-D113,
        "5 3 to  12 3" = D53-D123,
        "5 3 to  13 3" = D53-D133,
        "5 3 to  14 3" = D53-D143,
        "6 3 to  7 3" = D63-D73,
        "6 3 to  8 3" = D63-D83,
        "6 3 to  9 3" = D63-D93,
        "6 3 to  10 3" = D63-D103,
        "6 3 to  11 3" = D63-D113,
        "6 3 to  12 3" = D63-D123,
        "6 3 to  13 3" = D63-D133,
        "6 3 to  14 3" = D63-D143,
        "7 3 to  8 3" = D73-D83,
        "7 3 to  9 3" = D73-D93,
        "7 3 to  10 3" = D73-D103,
        "7 3 to  11 3" = D73-D113,
        "7 3 to  12 3" = D73-D123,
        "7 3 to  13 3" = D73-D133,
        "7 3 to  14 3" = D73-D143,
        "8 3 to  9 3" = D83-D93,
        "8 3 to  10 3" = D83-D103,
        "8 3 to  11 3" = D83-D113,
        "8 3 to  12 3" = D83-D123,
        "8 3 to  13 3" = D83-D133,
        "8 3 to  14 3" = D83-D143,
        "9 3 to 10 3" = D93-D103,
        "9 3 to 11 3" = D93-D113,
        "9 3 to 12 3" = D93-D123,
        "9 3 to 13 3" = D93-D133,
        "9 3 to 14 3" = D93-D143,
        "10 3 to 11 3" = D103-D113,
        "10 3 to 12 3" = D103-D123,
        "10 3 to 13 3" = D103-D133,
        "10 3 to 14 3" = D103-D143,
        "11 3 to  12 3" = D113-D123,
        "11 3 to  13 3" = D113-D133,
        "11 3 to  14 3" = D113-D143,
        "12 3 to 13 3" = D123-D133,
        "12 3 to 14 3" = D123-D143,
        "13 3 to 14 3" = D133-D143
       )

str(pwpp_comparisons)
## ---- chunk 22
lm_2_posthoc_comparisons <- contrast(lm_2_posthoc_means, method = pwpp_comparisons, adjust = "sidak")
lm_2_posthoc_comparisons
## ---- chunk 23
lm_2_posthoc_forcld <- emmeans(lm_2, ~ day_fac:age)
lm_2_posthoc_forcld

lm_2_posthoc_cld <- multcomp::cld(lm_2_posthoc_forcld, alpha = 0.05, Letters = LETTERS, adjust = "sidak")
lm_2_posthoc_cld
## ---- chunk 24
lm_2_posthoc_cld_nospaces <- 
  lm_2_posthoc_cld %>% 
    mutate(across(where(is.character), str_remove_all, pattern = fixed(" ")))

syrup_vol_data_fil_letters <- syrup_vol_data_fil %>% 
  group_by(day_fac, age) %>% 
  summarise(mean = mean(volume24_corr), se = (sd(volume24_corr)/sqrt(10))) %>% 
  inner_join(lm_2_posthoc_cld_nospaces) 


syrup_vol_data_fil_letters$letters <- syrup_vol_data_fil_letters$.group
syrup_vol_data_fil_letters

syrup_vol_data_fil_letters %>% 
  ggplot(aes(day_fac, mean, color=age, group=1)) +
  
  geom_point()+
  stat_summary(fun=sum, geom="line")+
  geom_errorbar(aes(ymin=mean-se, ymax=mean+se), width=.2,
                 position=position_dodge(0.05))+
  geom_text(aes(x= day_fac, y=0.1 + mean + se,label=letters, angle = 90),hjust=0)+
  theme_classic() +
  
  theme(
    text = element_text(size = 14), 
    axis.title.x=element_text(),
    axis.text.x = element_text(vjust=0.3, size = 12, color="black"), 
    axis.ticks.x=element_blank(),
    axis.title.y = element_text(margin = margin(t = 0, r = 20, b = 0, l = 0)),
    axis.text.y = element_text(color="black", size = 10),
    strip.placement = "outside", 
    strip.text.x = element_text( #text in facet labels
      size = 12, color = "black", face = "bold"),
    strip.background = element_rect(#background of facet labels
      color="white", fill="#ffffff", size=1.5),
    panel.spacing.y = unit(2, "lines"),
    legend.position = "none")+
    scale_color_manual(values=c("#60435F", "#5EB1BF"))+
    scale_y_continuous(name ="Average Volume of Syrup \nConsumed Over 24h (mL)")+
    xlab("Day")+
    facet_wrap(~ age)
## ---- chunk 25
lm_2_posthoc_fig <- emmeans(lm_2, ~day_fac:age)
lm_2_posthoc_fig
## ---- chunk 26
pwpp_fig <- 
  pwpp(lm_2_posthoc_fig, method = pwpp_comparisons, adjust = "sidak", type = "response", sort = FALSE, ylab = "Day-Age Combination", xlab = "P-value")+
  ggplot2::theme_classic()+
  ggplot2::theme(
    axis.text.x = element_text(color="black"), 
    axis.text.y = element_text(color="black"),
    panel.grid.major.y = element_line(colour="grey80", size=0.3)
  )+
  ggplot2::geom_hline(yintercept = 20.5, linetype = "dashed")+
  facet_zoom(xlim = c(-0.05, 0.63), zoom.size = 1)
  
pwpp_fig
